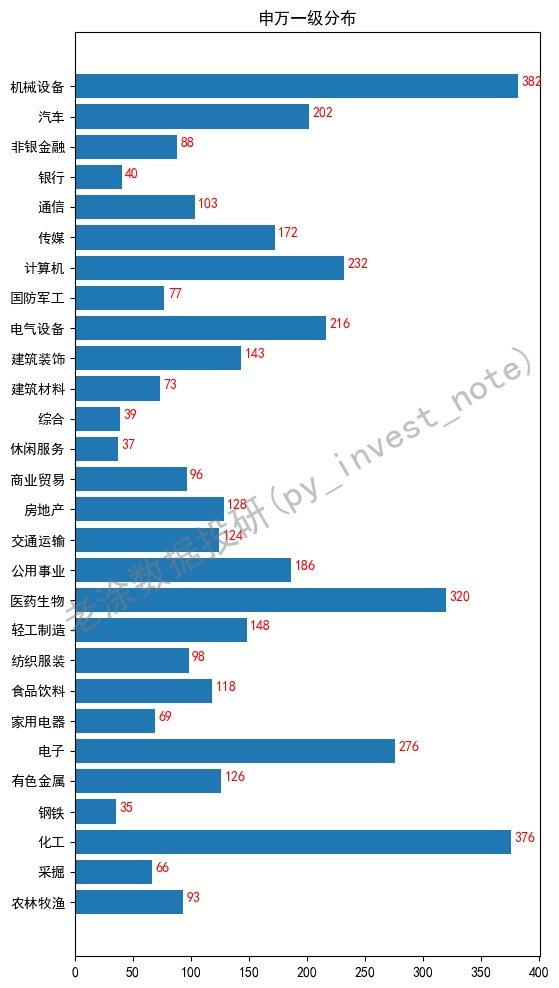

The script that saved this image:
# @Site   :  https://github.com/pynote/investnote
# @Author :  老涂数据投研(py_invest_note)

import akshare as ak
import matplotlib.pyplot as plt
import pandas as pd
from pandas.plotting import table


def print_table_as_image(data_frame, fig_size, col_width, image_name):
    """
    将数据打印为图片
    """
    fig, ax = plt.subplots(figsize=fig_size)
    ax.xaxis.set_visible(False)
    ax.yaxis.set_visible(False)
    ax.set_frame_on(False)
    ax.text(0.5, 0.5, '老涂数据投研(py_invest_note)', transform=ax.transAxes,
            fontsize=28, color='gray', alpha=0.5,
            ha='center', va='center', rotation='30')
    tab = table(ax, data_frame, loc='center', colWidths=col_width)
    tab.auto_set_font_size(False)
    tab.set_fontsize(14)
    tab.scale(1.6, 1.6)
    plt.savefig(image_name)


# 调整输出格式
pd.set_option('display.max_columns', None)
pd.set_option('display.width', None)
pd.set_option('display.max_colwidth', None)
# pd.set_option('display.max_rows', None)

data_name = 'sw_index_spot'
pkl_name = '{}.pkl'.format(data_name)
try:
    df = pd.read_pickle(pkl_name)
except FileNotFoundError:
    df = ak.sw_index_spot()
    df.to_pickle(pkl_name)

print(df)

total_count = 0
each_count = dict()
year_count = dict()
month_count = dict()
for code, name in zip(df.指数代码, df.指数名称):
    data_name = 'ak.sw_index_cons({})'.format(code)
    pkl_name = '{}.pkl'.format(data_name)
    try:
        df = pd.read_pickle(pkl_name)
    except FileNotFoundError:
        df = ak.df = ak.sw_index_cons(index_code=code)
        df.to_pickle(pkl_name)

    print(name)
    df['weight'] = pd.to_numeric(df['weight'], errors='coerce')
    print(df)
    print(f"{df['weight'].sum()=}")
    print(type(df))
    for ind, row in df.iterrows():
        # print(ind, row, type(row['start_date']))
        year = row['start_date'].strftime('%Y')
        month = row['start_date'].strftime('%Y-%m')
        print(month)
        year_count[year] = year_count.get(year, 0) + 1
        month_count[month] = month_count.get(month, 0) + 1

    df.sort_values('weight', ascending=False, inplace=True)
    print(df)
    df.drop(['start_date'], axis=1, inplace=True)
    df.rename(columns={'stock_code': '代码', 'stock_name': '名称', 'weight': '权重'}, inplace=True)
    print_table_as_image(df.head(n=20), fig_size=(6, 6), col_width=([0.2] * 3),
                         image_name='{}_top20.jpg'.format(name))
    each_count[name] = df.index.size
    total_count += df.index.size

print(each_count)
print(total_count)
year_count = {k: v for k, v in sorted(year_count.items())}
print(year_count)
month_count = {k: v for k, v in sorted(month_count.items())}
print(month_count)

ind = list(range(len(each_count)))
y = list(each_count.values())
plt.clf()
f = plt.figure(figsize=(6, 12))
plt.barh(ind, y, 0.8)
plt.yticks(ticks=ind, labels=list(each_count.keys()))
for i, v in enumerate(y):
    plt.text(v + 3, i, str(v), color='red', fontweight='normal')
f.text(0.5, 0.5, '老涂数据投研(py_invest_note)',
       fontsize=28, color='gray', alpha=0.5,
       ha='center', va='center', rotation='30')
plt.title('申万一级分布')
plt.savefig(
    fname='sw_cons.jpg', bbox_inches='tight')
